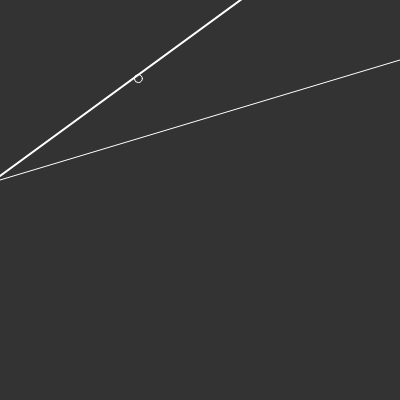
Frame 1 (no input)
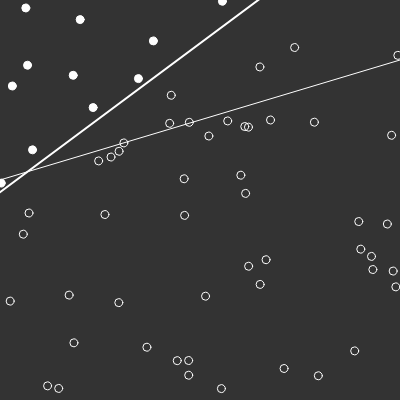
Frame 60 (no input)
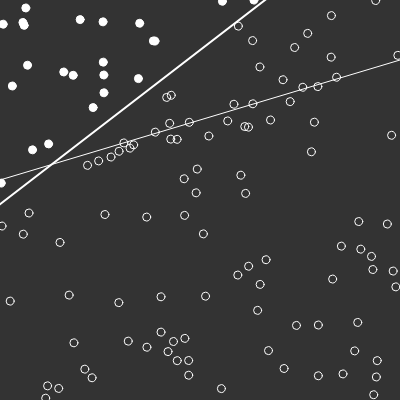
Frame 120 (the mouse pressed at the canvas centre since frame 60)

The p5.js sketch that drew these frames (run headless with seeded random() and noise() and a simulated clock; from frame 60 on, the mouse is pressed at the canvas centre):

// p5.js sketch
// ── sketch.js
var training = new Array(2000);

var p;
var count = 0;

var minX = -1;
var maxX = 1;
var minY = -1;
var maxY = 1;

function f(x){
  return 0.3 * x + 0.4;
}

function setup()
{
  createCanvas(400, 400);
  p = new Precptron(3, 0.001);

  for(var i = 0; i < training.length; i++){
    var x = random(minX, maxX);
    var y = random(minY, maxY);
    var a = 1;

    if(y < f(x))
    {
      a = -1;
    }
    training[i] = {
      input: [x, y, 1],
      output: a
    };
  }
}

function draw(){
  console.log(frameCount);
  background(51);
  strokeWeight(1);
  stroke(255);
  var x1 = map(minX, minX, maxX, 0, width);
  var y1 = map(f(minX), minY, maxY, height, 0);
  var x2 = map(maxX, minX, maxX, 0, width);
  var y2 = map(f(maxX), minY, maxY, height, 0);

  line(x1, y1, x2, y2);

  stroke(255);
  strokeWeight(2);

  var w = p.weights;
  var x1 = minX;
  var y1 = (-w[2] - w[0] * x1) / w[1];
  var x2 = maxX;
  var y2 = (-w[2] - w[0] * x2) / w[1];

  var x1 = map(x1, minX, maxX, 0, width);
  var y1 = map(y1, minY, maxY, height, 0);
  var x2 = map(x2, minX, maxX, 0, width);
  var y2 = map(y2, minY, maxY, height, 0);
  line(x1, y1, x2, y2);

  p.train(training[count].input, training[count].output);
  count = (count + 1) % training.length;

  for(var i = 0; i < count; i++){
    stroke(255);
    strokeWeight(1);
    fill(255);
    var guess = p.feed(training[i].input)
    {
      if(guess > 0){
        noFill();
      }

      var x = map(training[i].input[0], minX, maxX, 0, width);
      var y = map(training[i].input[1], minY, maxY, height, 0);
      ellipse(x, y, 8, 8);
    }
  }
}

// ── perceptron.js
function Precptron(length, learningRate){
  this.weights = new Array(length);
  this.learningRate = learningRate;

  for(var i = 0; i < this.weights.length; i++)  {
    this.weights[i] = random(-1, 1);
  }
}

Precptron.prototype.train = function (input, d) {
  var guess = this.feed(input);
  var error = d - guess;

  for(var i = 0; i < input.length; i++){
    this.weights[i] += this.learningRate * error * input[i];
  }
};

Precptron.prototype.feed = function (input) {
  var sum = 0;
  for(var i = 0; i < input.length; i++){
    sum += input[i] * this.weights[i];
  }

  return this.activate(sum);
};

Precptron.prototype.activate = function (sum) {
  if(sum > 0){
    return 1;
  }
  else{
    return -1;
  }
};
